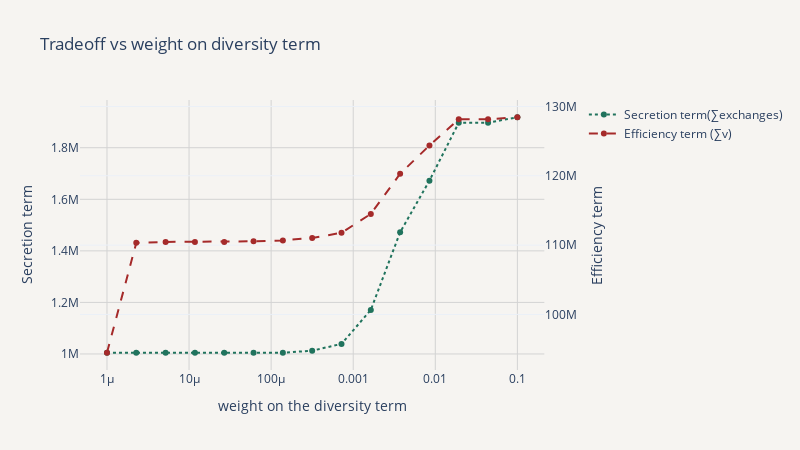

The code cell stored with this chart in its notebook:
### Code cell
# ---- one figure, two subplots, each has two y-axes, log-scaled x ----
fig = make_subplots(specs=[[{"secondary_y": True}]])
fig.add_trace(go.Scatter(x=mu_grid, y=secretion_vals,  mode="lines+markers",
                         name="Secretion term(∑exchanges)", line=dict(dash="dot", color='#20735d')),
              secondary_y=False)
fig.add_trace(go.Scatter(x=mu_grid, y=efficiency_vals, mode="lines+markers",
                         name="Efficiency term (∑v)", line=dict(dash="dash", color='brown')),
              secondary_y=True)

fig.update_xaxes(title_text="weight on the diversity term", type="log")
fig.update_yaxes(title_text="Secretion term", secondary_y=False)
fig.update_yaxes(title_text="Efficiency term", secondary_y=True)
fig.update_layout(title="Tradeoff vs weight on diversity term",
                  template='plotly_white',
                  paper_bgcolor='#f6f4f1', plot_bgcolor='#f6f4f1',
                  xaxis=dict(
                      gridcolor='lightgray'  # Set x-axis grid color
                  ),
                  yaxis=dict(
                      gridcolor='lightgray'  # Set y-axis grid color
                  ),
                  width=800, height=450)
fig.show()
fig.write_image("/Users/HeenaSaqib/dev/vEcoli/notebooks/Heena notebooks/Metabolism_New Genes/out/flow_partition/FBA_sweep_diversity_b.png", scale=3)

### Figure 1 — Plotly figure (JSON) as saved in the notebook; plotly's stock layout.template omitted (floating-point values rounded to 4 significant figures)
{"data": [{"line": {"color": "#20735d", "dash": "dot"}, "mode": "lines+markers", "name": "Secretion term(∑exchanges)", "x": [1e-06, 2.276e-06, 5.179e-06, 1.179e-05, 2.683e-05, 6.105e-05, 0.0001389, 0.0003162, 0.0007197, 0.001638, 0.003728, 0.008483, 0.01931, 0.04394, 0.1], "y": [1005000.0, 1005000.0, 1005000.0, 1005000.0, 1005000.0, 1005000.0, 1005000.0, 1013000.0, 1039000.0, 1171000.0, 1472000.0, 1672000.0, 1897000.0, 1897000.0, 1918000.0], "type": "scatter", "xaxis": "x", "yaxis": "y"}, {"line": {"color": "brown", "dash": "dash"}, "mode": "lines+markers", "name": "Efficiency term (∑v)", "x": [1e-06, 2.276e-06, 5.179e-06, 1.179e-05, 2.683e-05, 6.105e-05, 0.0001389, 0.0003162, 0.0007197, 0.001638, 0.003728, 0.008483, 0.01931, 0.04394, 0.1], "y": [94470000.0, 110300000.0, 110500000.0, 110500000.0, 110500000.0, 110500000.0, 110700000.0, 111000000.0, 111800000.0, 114500000.0, 120300000.0, 124400000.0, 128100000.0, 128100000.0, 128400000.0], "type": "scatter", "xaxis": "x", "yaxis": "y2"}], "layout": {"xaxis": {"anchor": "y", "domain": [0.0, 0.94], "title": {"text": "weight on the diversity term"}, "type": "log", "gridcolor": "lightgray"}, "yaxis": {"anchor": "x", "domain": [0.0, 1.0], "title": {"text": "Secretion term"}, "gridcolor": "lightgray"}, "yaxis2": {"anchor": "x", "overlaying": "y", "side": "right", "title": {"text": "Efficiency term"}}, "title": {"text": "Tradeoff vs weight on diversity term"}, "paper_bgcolor": "#f6f4f1", "plot_bgcolor": "#f6f4f1", "width": 800, "height": 450}}
